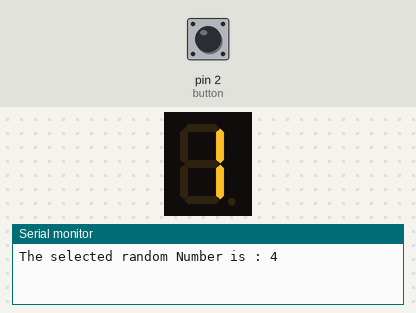
Recording of a sketch running on a simulated Arduino Uno, built with avr-gcc and run on an emulated ATmega328P. Parts: 1-digit seven-segment display, the last lines printed to the serial monitor. The test bench sets the inputs (shaded band); at power-on: pin 2 (button) LOW. Random numbers use the default seed unless the sketch sets one.

Above: at 1.2 s.
1.3 s: pin 2 (button) pulled HIGH for 0.15 s
At 1.8 s:
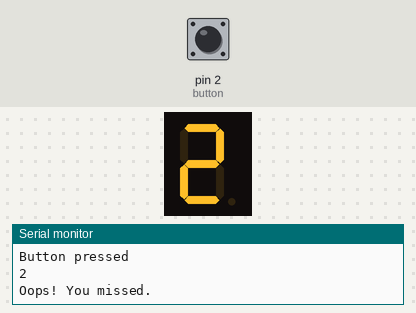
At 5.3 s:
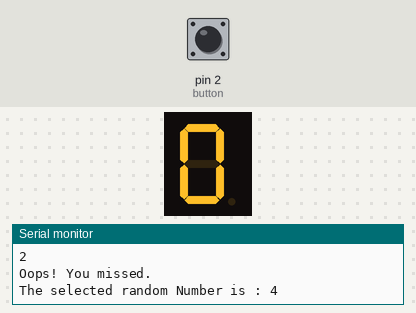
Timing chart, 0 to 6.8 s (numbered marks = the images above; inputs shaded):
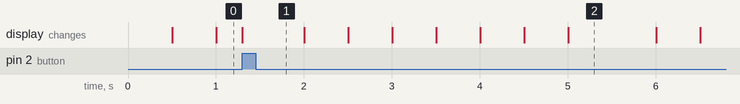

The sketch:

rrizvi3Lab7.ino
```cpp
/*
   1- Author: Rimsha Rizvi - 659249234
   2- Lab: Lab 7 - Interrupts
   3- Description: In this lab, we create a game with a Seven-segment display that cycles through numbers 0-9, a random number is displayed in the serial monitor. A push button with interrupts is used to detect when it's pressed. If pressed on the correct number, a "Congratulations!" message is printed and the game restarts. Otherwise, an "Oops!" message is printed, and the game continues
   4-Lab Questions:
  What is the purpose of a current-limiting resistor in a seven-segment display circuit? It reduces the level of current flow into the display. This helps keep the overall circuit and equipment safe.
  Can you display special characters? If yes, How? When using a seven-segment display, you can only create special characters that can be displayed using the segments available (a, b, c, d, e, f, g). For instance, characters like '[' can be displayed, but characters like '$' cannot be displayed on a standard seven-segment display.
  What are some common applications of seven-segment displays? Seven-segment displays are used in situations where numeric or alphanumeric information needs to be shown in a clear and easily identifiable manner. Commonly used in various applications such as digital clocks, digital meters, timers, scoreboards, appliances, etc
   5- References: Understanding the seven-segment display and implementation of it: https://lastminuteengineers.com/seven-segment-arduino-tutorial/
                  Understanding the concept of interrupts: https://www.youtube.com/watch?v=9VZUb5cMrV0
   6- Demo: Demonstration uploaded to VoiceThread: https://uic.voicethread.com/lti-student/2523331/?tok=16972950966446d115738013.34770169
*/

#include "SevSeg.h"
SevSeg sevseg;

int button = 2;

int numPressed;
int gameLoop = 1;
int paused = 0;
long unsigned int lastPress;
int debounceTime = 100;
int randNumber;

// void setup()
// {
// 	//Set to 1 for single digit display
// 	byte numDigits = 1;

// 	//defines common pins while using multi-digit display. Left empty as we have a single digit display
// 	byte digitPins[] = {};

// 	//Defines arduino pin connections in order: A, B, C, D, E, F, G, DP
// 	byte segmentPins[] = {3, 10, 8, 7, 6, 4, 5, 9};
// 	bool resistorsOnSegments = true;

// 	//Initialize sevseg object. Uncomment second line if you use common cathode 7 segment
// 	//sevseg.begin(COMMON_ANODE, numDigits, digitPins, segmentPins, resistorsOnSegments);
// 	sevseg.begin(COMMON_CATHODE, numDigits, digitPins, segmentPins, resistorsOnSegments);

// 	sevseg.setBrightness(90);
// }

// void loop()
// {
//    //Display numbers one by one with 2 seconds delay
//    for(int i = 0; i < 10; i++)
//    {
//      sevseg.setNumber(i);
//      sevseg.refreshDisplay();
//      delay(2000);
//    }
// }

void setup()
{
  //Set to 1 for single digit display
  byte numDigits = 1;
  // defines common pins while using multi-digit display. Left empty as we have a single digit display
  byte digitPins[] = {};

  //Defines arduino pin connections in order: A, B, C, D, E, F, G, DP
  byte segmentPins[] = {3, 10, 8, 7, 6, 4, 5, 9};
  bool resistorsOnSegments = true;

  //Initialize sevseg object. Uncomment second line if you use common cathode 7 segment
  //sevseg.begin(COMMON_ANODE, numDigits, digitPins, segmentPins, resistorsOnSegments);
  sevseg.begin(COMMON_CATHODE, numDigits, digitPins, segmentPins, resistorsOnSegments);

  sevseg.setBrightness(90);
  Serial.begin(9600);

  pinMode(button, INPUT);

  attachInterrupt(digitalPinToInterrupt(button), buttonISR, RISING);
}

void loop()
{
  sevseg.refreshDisplay();
  randNumber = random(0, 9);
  gameLoop = 1;
  paused = 0;

  while (gameLoop == 1)
  {
    sevseg.refreshDisplay();
    Serial.print("The selected random Number is : ");
    Serial.println(randNumber);
    for (int currentNum = 0; currentNum < 10; currentNum++)
    {
      sevseg.refreshDisplay();
      sevseg.setNumber(currentNum);
      numPressed = currentNum;
      if (gameLoop == 0)
      {
        sevseg.refreshDisplay();
        break;
      }
      if (paused == 1)
      {
        sevseg.refreshDisplay();
        delay(500);
        sevseg.setNumber(0);
        delay(500);
        gameLoop = 0;
        paused = 0;
        break;
      }
      delay(500);
    }
    if (gameLoop == 0)
    {
      sevseg.refreshDisplay();
      break;
    }
    if (paused == 0)
    {
      sevseg.refreshDisplay();
      sevseg.setNumber(0);
    }
  }
  delay(5000);
}


void buttonISR(){
  if (millis() - lastPress >= debounceTime) {
    lastPress = millis();
    Serial.println("Button pressed");
    Serial.println(numPressed);
    sevseg.refreshDisplay();
    if(randNumber == numPressed){
      Serial.println("Congratulations! You pressed the correct number.");
      Serial.println("Pausing game...");
      sevseg.refreshDisplay();
      delay(500);
      gameLoop = 0;
      paused = 1;
    }
    else{
      Serial.println("Oops! You missed.");
      delay(500);
      sevseg.refreshDisplay();
    }
  }
}

void startNewGame(){
  sevseg.refreshDisplay();
  randNumber = random(0, 9);
  gameLoop = 1;
  paused = 0;
}
```
